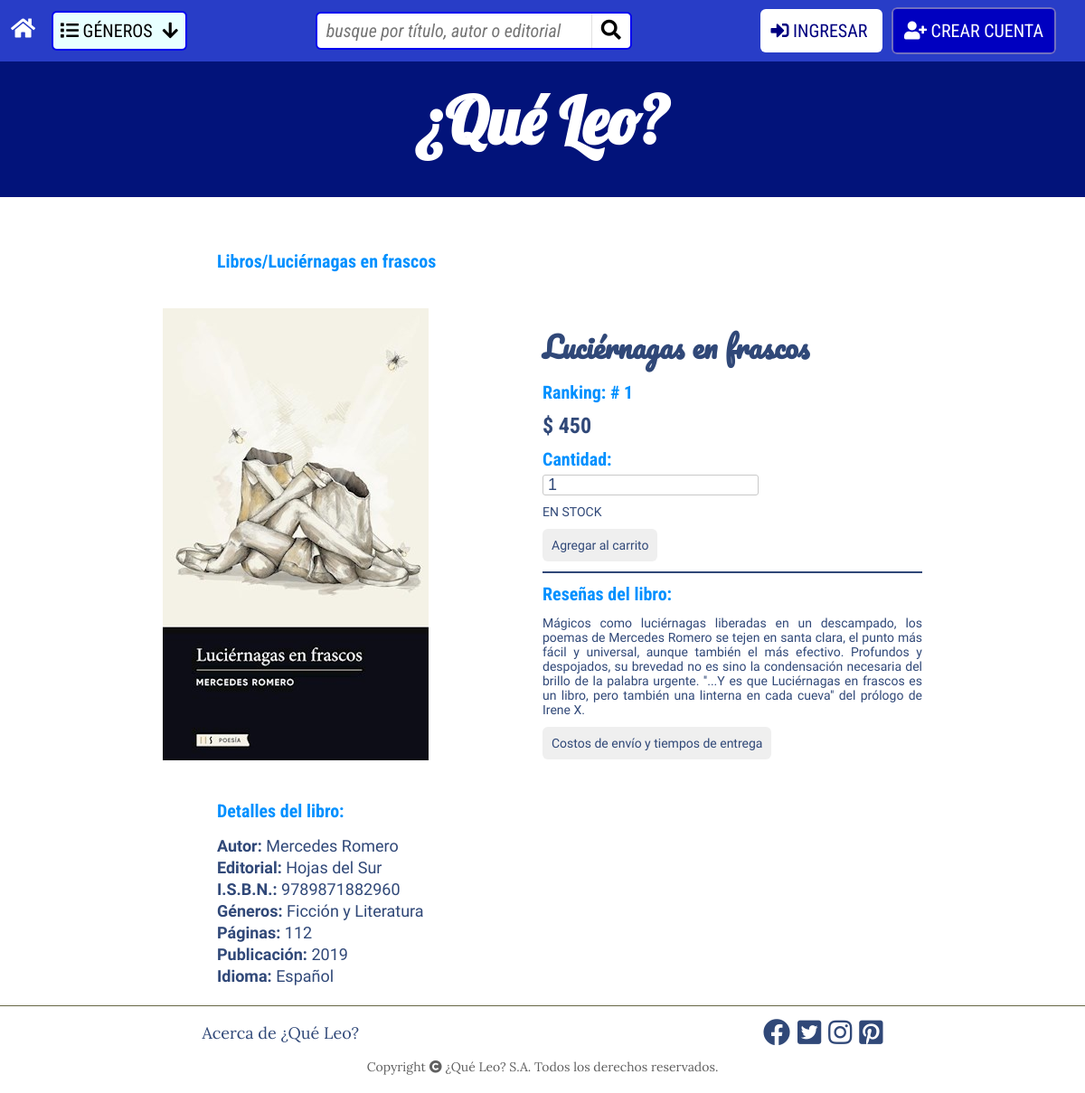
The page /detalle.php?bookid=1 on the database its author committed.
### tables this page shows
CREATE TABLE `books` (
  `id` int(10) UNSIGNED NOT NULL,
  `title` varchar(100) NOT NULL,
  `total_pages` int(10) UNSIGNED NOT NULL,
  `price` decimal(8,2) NOT NULL,
  `cover_img_url` varchar(255) DEFAULT NULL,
  `year_published` int(10) UNSIGNED DEFAULT NULL,
  `genre_id` int(10) UNSIGNED NOT NULL,
  `author_id` int(10) UNSIGNED NOT NULL,
  `publisher_id` int(10) UNSIGNED NOT NULL,
  `language_id` int(10) UNSIGNED NOT NULL,
  `ranking` int(10) UNSIGNED NOT NULL,
  `resena` text,
  `isbn` bigint(20) UNSIGNED NOT NULL
);

CREATE TABLE `publishers` (
  `id` int(10) UNSIGNED NOT NULL,
  `name` varchar(100) NOT NULL
);

CREATE TABLE `genres` (
  `id` int(10) UNSIGNED NOT NULL,
  `name` varchar(50) DEFAULT NULL
);

CREATE TABLE `languages` (
  `id` int(10) UNSIGNED NOT NULL,
  `name` varchar(45) NOT NULL
);

### DataSourceSetUp.php (called while the page is built, shortened)
<?php
require_once 'src/entities/Factory.php';
$config = parse_ini_file('src/config/db.ini');
$storage = Factory::getDataSource($config['dataSource']);

### src/entities/DbStorage.php (called while the page is built, shortened)
<?php
require_once 'Connection.php';
class DbStorage implements StorageInterface
{
   private $host;
   private $dbName;
   private $user;
   private $password;
   private $query;
   private $db;
   private $stmt;
   public function __construct()
   {
      $path = realpath(__DIR__ . '/../config/db.ini');
      $config = parse_ini_file($path);
      $this->host = $config['host'];
      $this->dbName = $config['dbName'];
      $this->user = $config['user'];
      $this->password = $config['password'];
      $this->query = null;
   }
   public function connect() : bool {
      $this->db = Connection::connect(
         $this->host,
         $this->dbName,
         $this->user,
         $this->password
      );
      return $this->db != null;
   }
   private function prepare(array $datos = []) : bool {
      if ($this->db) {
         try {
            $this->stmt = $this->db->prepare($this->query);
         }
         catch (\Exception $e) {
            return false;
         }
         foreach ($datos as $key => $value) {
            $this->stmt->bindValue(':' . $key, $value);
         }
         try {
            $this->stmt->execute();
         }
         catch (\Exception $e) {
            return false;
         }
         return true;
      }
      return false;
   }
   public function select(array $datos = []) : array {
      if ($this->prepare($datos)) {
         return $this->stmt->fetchAll(PDO::FETCH_ASSOC);
      }
      return [];
   }
   public function setQuery(?string $query) {
      $this->query = $query;
   }
}

### src/entities/Factory.php (called while the page is built, shortened)
<?php
require_once 'DbStorage.php';
abstract class Factory
{
   public static function getDataSource(string $type) : StorageInterface {
      switch ($type) {
         case 'db':
            $dataSource = new DbStorage();
            break;
      }
      return $dataSource;
   }
}

### src/entities/Connection.php (called while the page is built)
<?php
abstract class Connection
{
   public static function connect(string $host, string $dbName, string $user, string $password) : PDO
   {
      $cstring = 'mysql:host=' . $host . ';dbname=' . $dbName;
      try {
         $pdo = new PDO($cstring, $user, $password);
         $pdo->setAttribute(PDO::ATTR_ERRMODE, PDO::ERRMODE_EXCEPTION);
      }
      catch (Exception $e)
      {
         return null;
      }
      return $pdo;
   }
}

### src/entities/BookSearch.php (called while the page is built, shortened)
<?php
class BookSearch
{
   private $title;
   private $total_pages;
   private $price;
   private $cover_img_url;
   private $year_published;
   private $language;
   private $genre;
   private $author;
   private $publisher;
   private $resena;
   private $isbn;
   public function __construct(int $id, string $title, int $total_pages, float $price, string $cover_img_url, int $year_published, string $language, string $genre, string $author, string $publisher, string $resena, string $isbn) {
      $this->title = $title;
      $this->total_pages = $total_pages;
      $this->price = $price;
      $this->cover_img_url = $cover_img_url;
      $this->year_published = $year_published;
      $this->language = $language;
      $this->genre = $genre;
      $this->author = $author;
      $this->publisher = $publisher;
      $this->resena = $resena;
      $this->isbn = $isbn;
   }
   public function getTitle() : string {
      return $this->title;
   }
   public function getTotalPages() : int {
      return $this->total_pages;
   }
   public function getPrice() : float {
      return $this->price;
   }
   public function getCoverImgUrl() : string {
      return $this->cover_img_url;
   }
   public function getYearPublished() : int {
      return $this->year_published;
   }
   public function getLanguage() : string {
      return $this->language;
   }
   public function getGenre() : string {
      return $this->genre;
   }
   public function getAuthor() : string {
      return $this->author;
   }
   public function getPublisher() : string {
      return $this->publisher;
   }
   public function getResena() : string {
      return $this->resena;
   }
   public function getISBN() : string {
      return $this->isbn;
   }
   private static function createInstance(array $row) : BookSearch {
      $book = new BookSearch(
         $row['id'],
         $row['title'],
         $row['total_pages'],
         $row['price'],
         $row['cover_img_url'],
         $row['year_published'],
         $row['language'],
         $row['genre'],
         $row['author'],
         $row['publisher'],
         $row['resena'],
         $row['isbn']
      );
      return $book;
   }
   public static function select(StorageInterface $storage, int $id) : ?BookSearch {
      if ($storage instanceof DbStorage) {
         $storage->setQuery('SELECT books.id, title, total_pages,
            price, cover_img_url, year_published,
            languages.name AS language,
            genres.name AS genre,
            CONCAT(authors.first_name, " ", authors.last_name) AS author,
            publishers.name AS publisher,
            resena,
            isbn
            FROM books
            INNER JOIN languages ON languages.id = books.language_id
            INNER JOIN genres ON genres.id = books.genre_id
            INNER JOIN authors ON authors.id = books.author_id
            INNER JOIN publishers ON publishers.id = books.publisher_id
            WHERE books.id = :id'
         );
         $rows = $storage->select([ 'id' => $id ]);
      }
      elseif ($storage instanceOf JsonStorage) {
         $rows = $storage->select([ 'id' => $id ]);
      }
      else {
         $rows = [];
      }
      if ($rows) {
         $book = self::createInstance($rows[0]);
         return $book;
      }
      return null;
   }
}

### detalle.php (the view, shortened to what this page needs)
<?php
require_once 'DataSourceSetUp.php';
require_once 'src/entities/BookSearch.php';
if (isset($_GET['bookid'])) {
   $libro = BookSearch::select($storage, $_GET['bookid']);
}
else {
   header('location: .');
   exit;
}
?>
<!DOCTYPE html>
<html lang="es">
<?php
   $styles = [
      'css/styles.css',
      'css/header.css',
      'css/detalle.css',
      'css/footer.css',
   ];
   require 'head.php';
?>
<body>
  <div id="contenedor_detalle">
    <?php require 'header_full.php'; ?>
    <section class="detalle_libro">
      <div class="ruta_libro">
        <h4>
        Libros/<?= $libro->getTitle() ?>
        </h4>
      </div>
      <div class="detalle_principal">
        <div class="detalle_imagen">
          <img src="<?= 'img/' . $libro->getCoverImgUrl() ?>" alt="<?= $libro->getTitle() ?>">
        </div>
        <div class="detalle_lateral">
          <h3>
            <?= $libro->getTitle() ?>
          </h3>
          <h6>
            Ranking: # <?= 1 ?>
          </h6>
          <h5>
            $ <?= $libro->getPrice() ?>
          </h5>
          <div class="detalle_cantidad">
            <h6>
              Cantidad:
            </h6>
            <input type="number" data-hook="number-input-spinner-input" value="1">
            <p>
              EN STOCK
            </p>
          </div>
          <h6>
            <button class="compra" data-hook="add-to-cart" type="submit">Agregar al carrito</button>
          </h6>
          <div class="viñeta">
          </div>
          <h6>
            Reseñas del libro:
          </h6>
          <p>
            <?= $libro->getResena() ?>
          </p>
          <h6>
            <button class="costos_envio" data-hook="costos_envio" type="submit">Costos de envío y tiempos de entrega</button>
          </h6>
        </div>
      </div>
      <div class="datos_detallados">
        <h6>
          Detalles del libro:
        </h6>
        <ul>
          <li>
            <b>Autor:</b> <?= $libro->getAuthor() ?>
          </li>
          <li>
            <b>Editorial:</b> <?= $libro->getPublisher() ?>
          </li>
          <li>
            <b>I.S.B.N.:</b> <?= $libro->getISBN() ?>
          </li>
          <li>
            <b>Géneros:</b> <?= $libro->getGenre() ?>
          </li>
          <li>
            <b>Páginas:</b> <?= $libro->getTotalPages() ?>
          </li>
          <li>
            <b>Publicación:</b> <?= $libro->getYearPublished() ?>
          </li>
          <li>
            <b>Idioma:</b> <?= $libro->getLanguage() ?>
          </li>
        </ul>
      </div>
    </section>
    <?php require 'footer.php'; ?>
  </div>
</body>
</html>

### head.php (shortened to what this page needs)
<head>
  <link rel="stylesheet" href="https://use.fontawesome.com/releases/v5.8.1/css/all.css">
  <?php foreach ($styles as $style) : ?>
  <link rel="stylesheet" href="<?= $style ?>">
  <?php endforeach ?>
</head>

### header_full.php (shortened to what this page needs)
<header id="navegador">
   <div id="home-generos">
      <div id="boton-home">
         <a href=".">
            <i class="fas fa-home"></i>
         </a>
      </div>
      <div id="boton-generos">
         <span>
            <i class="fas fa-list"></i>
            géneros
         </span>
         <i class="fas fa-arrow-down"></i>
      </div>
   </div>
   <div id="buscador">
      <form action="resultados.php" method="get">
         <input type="text" name="keywords" placeholder="busque por título, autor o editorial">
         <button type="submit"><i class="fas fa-search"></i></button>
      </form>
   </div>
   <?php if (isset($_SESSION['id'])) : ?>
      <div>
         <div id="user-options">
            <div class="avatar" style="background-image: url('<?= $avatar_url ?>')">
            </div>
            <span>
               <?= $_SESSION['nombre'] ?? 'usuario' ?>
            </span>
         </div>
         <div id="cart">
            <i class="fas fa-shopping-cart"></i>
            <!--
                 en próximas versiones aquí vamos a consultar
                 el carrito del usuario en la base de datos
                 y traer la cantidad de productos guardados
                 en el carrito de compras
            -->
            <span>0</span>
         </div>
      </div>
   <?php else : ?>
      <div id="user">
         <a href="login.php" class="user-login">
            <i class="fas fa-sign-in-alt"></i>
            ingresar
         </a>
         <a href="registration.php" class="user-register">
            <i class="fas fa-user-plus"></i>
            crear cuenta
         </a>
      </div>
   <?php endif ?>
</header>
<header id="encabezado">
   <h1>¿Qué Leo?</h1>
</header>

### footer.php (shortened to what this page needs)
<footer id="footer">
  <nav>
    <ul>
      <li>
        <div>
          <a href="acerca.php">Acerca de ¿Qué Leo?</a>
        </div>
      </li>
      <li>
        <div class="links">
          <i class="fab fa-facebook"></i>
          <i class="fab fa-twitter-square"></i>
          <i class="fab fa-instagram"></i>
          <i class="fab fa-pinterest-square"></i>
        </div>
      </li>
    </ul>
    <p>
      Copyright <i class="fas fa-copyright"></i> ¿Qué Leo? S.A. Todos los derechos reservados.
    </p>
  </nav>

### css/styles.css (style rules this page uses)
* { margin: 0; padding: 0; box-sizing: border-box; }
html { scroll-behavior: smooth; }
.viñeta { width: 40%; margin: 0 auto; border-top: 2px solid #304878; }

### css/header.css (style rules this page uses)
#encabezado h1 { background-color: #02137A; font-family: 'Lobster', cursive; font-size: 72px; text-align: center; color: White; padding-bottom: 40px; padding-top: 20px; }
#navegador { position: relative; display: flex; flex-direction: row; justify-content: space-between; align-items: center; background-color: #283DC7; font-family: 'Roboto Condensed'; font-size: 20px; padding: 12px; }
#home-generos { overflow: hidden; }
#boton-home { float: left; margin-top: 6px; }
#boton-home a { text-decoration: none; color: white; font-size: 24px; margin-right: 18px; }
#boton-generos { float: left; width: 150px; background-color: #e8ffff; border: 2px solid #0000f0; border-radius: 6px; padding: 8px; display: flex; flex-direction: row; justify-content: space-between; align-items: center; cursor: pointer; transition: 0.3s; }
#boton-generos span { text-transform: uppercase; }
#boton-generos i { font-size: 20px; }
#buscador { width: 350px; background-color: white; border: 2px solid #0000f0; border-radius: 6px; }
#buscador form { display: flex; flex-direction: row; justify-content: space-between; align-items: center; }
#buscador input[type="text"] { width: 100%; font-family: 'Roboto Condensed'; font-style: italic; font-size: 20px; border-radius: 6px; padding: 6px 10px; border: none; outline: none; }
#buscador button { border: none; border-left: 1px solid #e0e0e0; background-color: white; font-size: 22px; padding: 6px 10px; border-top-right-radius: 6px; border-bottom-right-radius: 6px; cursor: pointer; transition: 0.3s; }
#user a { text-decoration: none; text-transform: uppercase; }
#user .user-login { padding: 12px; margin-right: 10px; border-radius: 6px; background-color: white; color: #000080; transition: 0.3s; }
#user .user-register { padding: 12px; margin-right: 20px; background-color: #0000c0; border: 2px solid #7070c0; border-radius: 6px; color: white; transition: 0.3s; }

### css/detalle.css (style rules this page uses)
* { margin: 0; padding: 0; box-sizing: border-box; }
.ruta_libro { font-family: 'Roboto Condensed', sans-serif; font-size: 16px; color: #304878; padding-bottom: 40px; padding-top: 40px; margin-left: 20%; }
.detalle_principal { display: flex; justify-content: space-around; flex-direction: row; margin-left: 15%; margin-right: 15%; padding-bottom: 40px; }
.detalle_imagen { justify-content: center; width: 80%; }
.detalle_lateral { display: flex; flex-direction: column; justify-content: space-around; width: 80%; }
.detalle_lateral h3 { font-family: 'Pacifico', cursive; font-size: 32px; color: #304878; }
.detalle_lateral h5 { font-family: 'Roboto Condensed', sans-serif; font-size: 24px; color: #304878; }
.detalle_lateral h6, .datos_detallados h6 { font-family: 'Roboto Condensed', sans-serif; font-size: 20px; color: #0090ff; }
.detalle_cantidad p { display: flex; flex-direction: row; flex-wrap: wrap; justify-content: space-between; font-family: 'Roboto Condensed', sans-serif; font-size: 24px; color: #0090ff; }
.detalle_cantidad input[type="number"] { margin: 5px auto 10px auto; padding-left: 5px; text-align: center box-sizing: border-box; border-radius: 3px; border: 1px solid #c9c9c9; font-size: 18px; color: #304878; }
.detalle_lateral p { font-family: 'Mali', cursive; font-size: 14px; text-align: justify; color: #304878; }
.costos_envio, .compra { padding: 10px; box-sizing: content-box; border: none; border-radius: 6px; width: auto; font-size: 14px; font-family: 'Mali', cursive; cursor: pointer; text-align: left; color: #304878; }
.viñeta { width: 100%; margin: 0 auto; border-top: 2px solid #304878; }
.datos_detallados { margin-left: 20%; }
.datos_detallados ul { margin-top: 15px; margin-bottom: 20px; list-style-type: none; font-family: 'Roboto Condensed', sans-serif; font-size: 18px; line-height: 24px; color: #304878; }
.acerca_sec h2, h3, h4 { font-family: 'Roboto Condensed', sans-serif; font-size: 20px; color: #0090ff; margin-top: 2%; }
.acerca_sec p, ul, li { font-family: 'Mali', cursive; text-align: left; color: #304878; }

### rows shown on the page
books: title "Luciérnagas en frascos", cover_img_url (picture), price "450", resena "Mágicos como luciérnagas liberadas en un descampado, los poemas de Mercedes Romero se tejen en santa clara, el punto más fácil y universal, aunque también el más efectivo. Profundos y despojados, su brevedad no es sino la condensación necesaria del brillo de la palabra urgente. ''...Y es que Luciérnagas en frascos es un libro, pero también una linterna en cada cueva'' del prólogo de Irene X.", publisher.name "Hojas del Sur", isbn "9789871882960", genre.name "Ficción y Literatura", total_pages "112", year_published "2019", language.name "Español"

### other values the page prints
$libro->getAuthor() "Mercedes Romero"
